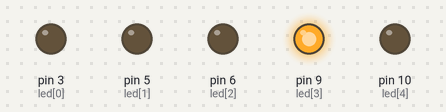
A sketch run on a simulated Arduino Nano, built with avr-gcc and run on an emulated ATmega328P. On the bench: output pins drawn as LEDs (lit = HIGH). Random numbers use the default seed unless the sketch sets one.

Above: at 0.1 s.
At 7.1 s:
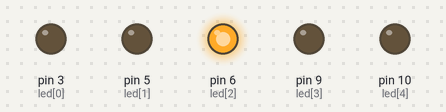
At 19.1 s:
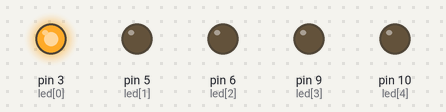
At 39.1 s:
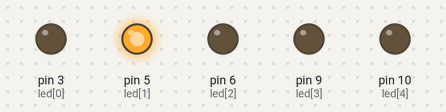
Timing chart, 0 to 40.0 s (numbered marks = the images above):
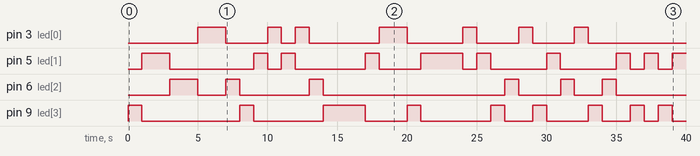

Measured:
- by itself, pin 3 (led[0]): LOW → HIGH at 5.0 s, → LOW 2.0 s later, → HIGH 3.0 s later, → LOW 1.0 s later, … (14 changes in this stretch)
- by itself, pin 5 (led[1]): LOW → HIGH at 1.0 s, → LOW 2.0 s later, → HIGH 6.0 s later, → LOW 1.0 s later, … (19 changes in this stretch)
- by itself, pin 6 (led[2]): LOW → HIGH at 3.0 s, → LOW 2.0 s later, → HIGH 2.0 s later, → LOW 1.0 s later, … (12 changes in this stretch)
- by itself, pin 9 (led[3]): LOW → HIGH at 0.00 s, → LOW 1.0 s later, → HIGH 7.0 s later, → LOW 1.0 s later, … (18 changes in this stretch)

The sketch:

random_led.ino
```cpp
/*
  Random LED

  circuito constituido por cinco Leds, 5 Resistencias de 220 ohms cada una, cables,
  placa Arduino nano y protoboard.


  ENCENDER LEDS DE FORMA ALEATORIA

  Enara Agirrezabala
  Oinarria: Blink ariketa.

*/

// Definimos las variables que vayamos a utilizar
int i;  //contador para cada posición de led en el array
int led [] = {3, 5, 6, 9, 10};//Definimos el array que contiene los números de
                              // vayamos a colocar nuestros leds, en este caso, pin 3,5,6,9,10


void setup() {
  // Definimos cada pin como output. Tendremos 4 pins por lo que el contador irá de 0
  //hasta llegar a 5, ya que la primera posición dentro del array es 0 (a0,a1,a2,a3)

  for (int i = 0 ; i < 5; i++) {
    pinMode(led[i], OUTPUT);
  }
}

void loop() {
  //la variable i sera escogida de forma aleatoria, entre 0 y cuatro.
  i=random(0,4);
  digitalWrite(led[i], true); //encender
  delay(1000); //esperar 1 s
  digitalWrite(led[i], false); // apagar
}
```
